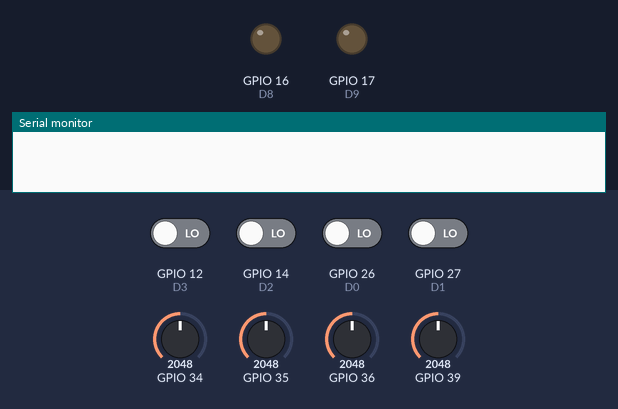
Bench run of a sketch on a simulated ESP32. Shown: output pins drawn as LEDs (lit = HIGH), the last lines printed to the serial monitor. The inputs (shaded band) are chosen by the test bench; at power-on: GPIO 12 (D3), GPIO 14 (D2), GPIO 26 (D0), GPIO 27 (D1) LOW, GPIO 34 = 2048, GPIO 35 = 2048, GPIO 36 = 2048, GPIO 39 = 2048. WiFi joins after 1.5 s; servers stay silent unless stated; no MQTT or app messages arrive unless stated.

Above: at 0.0 s.
At 1.6 s:
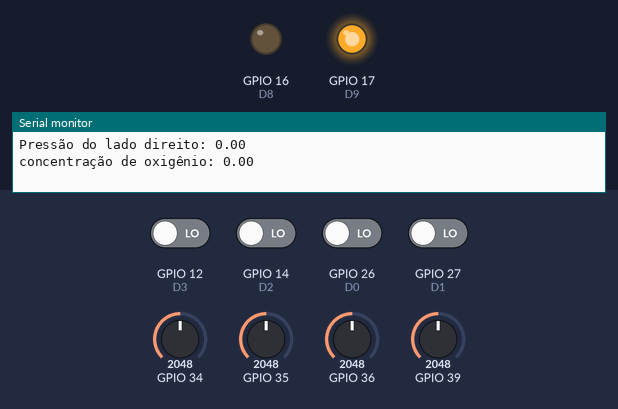
Timing chart, 0 to 3.1 s (numbered marks = the images above):
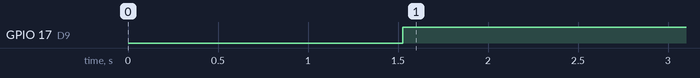

Measured:
- by itself, GPIO 17 (D9): LOW → HIGH at 1.5 s

The sketch:

usina_compilado.ino
```cpp
#include <usina_compilado.h>

/*======================================================================================================
 *                                      IMPREMENTAÇÃO DAS FUNÇÕES
 ======================================================================================================*/
void setup() {
  //inicializações:
  Serial.begin(115200);
    InitOutput();
    initSerial();
    initWiFi();
    initMQTT();
    pinMode(D0, INPUT);  //FALTA DE FASE
    pinMode(D1, INPUT);  //CHAVE LIGA AUTOMATICO
    pinMode(D2, INPUT);  //BOTAO DE EMERGENCIA
//  pinMode(D3, INPUT);  //RELE FALTA DE FASE
    pinMode(D4, INPUT);  //COMPRESSOR ENTRADA DIGITAL
    pinMode(D5, OUTPUT); //COMPRESSOR 01
    pinMode(D6, OUTPUT); //OGP
    pinMode(D7, OUTPUT); //XC1
    pinMode(D8, OUTPUT); //XOGP
    pinMode(D9, OUTPUT); //ALARME

}

/*======================================================================================================
 *                            INICIALIZA A COMUNICAÇÃO SERIAL COM BAURATE 115200
 =======================================================================================================*/

void initSerial() {
  Serial.begin(115200);
}

/*========================================================================================================
*                           INICIALIZA E CONECTA-SE NA REDE WIFI DESEJADA
=========================================================================================================*/

void initWiFi() {
  delay(10);
  Serial.println("------Conexao WI-FI------");
  Serial.print("Conectando-se na rede: ");
  Serial.println(SSID);
  Serial.println("Aguarde");

  reconectWiFi();
}

/*======================================================================================================
 *                              INICIALIZA PARAMETROS DE CONEXÃO MQTT
 *                        Endereço do broker, porta e seta função de callback
 ======================================================================================================*/

void initMQTT() {
  MQTT.setServer(BROKER_MQTT, BROKER_PORT);  //informa qual broker e porta deve ser conectado
  MQTT.setCallback(mqtt_callback);           //atribui função de callback
}

/*=======================================================================================================
 *                                        FUNÇÃO DE CALLBACK
 *          Esta função é chamada toda vez que uma informação de um dos tópicos subescritos chega
 =======================================================================================================*/

void mqtt_callback(char* topic, byte* payload, unsigned int length) {
  String msg;

  //obtem a string do payload recebido
  for (int i = 0; i < length; i++) {
    char c = (char)payload[i];
    msg += c;
  }

  //toma ação dependendo da string recebida:
  //verifica se deve colocar nivel alto de tensão na saída D0:

  if (msg.equals("L")) {
    central = '1';
  }

  //verifica se deve colocar nivel alto de tensão na saída D0:
  if (msg.equals("D")) {
    central = '0';
  }
  Serial.print(central);
}

/*=======================================================================================================
 *                                  RECONECTA-SE AO BROKER MQTT
 *                  Caso ainda não esteja conectado ou em caso de a conexão cair
 *             Em caso de sucesso na conexão ou reconexão, o subscribe dos tópicos é refeito.
 =======================================================================================================*/

void reconnectMQTT() {
  while (!MQTT.connected()) {
    Serial.print("* Tentando se conectar ao Broker MQTT: ");
    Serial.println(BROKER_MQTT);
    if (MQTT.connect(ID_MQTT)) {
      Serial.println("Conectado com sucesso ao broker MQTT!");
      MQTT.subscribe(TOPICO_SUBSCRIBE);
    } else {
      Serial.println("Falha ao reconectar no broker.");
      Serial.println("Havera nova tentatica de conexao em 2s");
      delay(2000);
    }
  }
}

/*====================================================================================================
*                                       RECONECTA-SE AO WIFI
======================================================================================================*/

void reconectWiFi() {
  //se já está conectado a rede WI-FI, nada é feito.
  //Caso contrário, são efetuadas tentativas de conexão
  if (WiFi.status() == WL_CONNECTED)
    return;

  WiFi.begin(SSID, PASSWORD);  // Conecta na rede WI-FI

  while (WiFi.status() != WL_CONNECTED) {
    delay(100);
    Serial.print(".");
  }

  Serial.println();
  Serial.print("Conectado com sucesso na rede ");
  Serial.print(SSID);
  Serial.println("IP obtido: ");
  Serial.println(WiFi.localIP());
}

/*======================================================================================================
 *                      VERIFICA O ESTADO ATUAL DAS CONEXÕES WIFI E AO BROKER MQTT
 *                  Em caso de desconexão (qualquer uma das duas), a conexão é refeita.
 =====================================================================================================*/

void VerificaConexoesWiFIEMQTT(void) {
  if (!MQTT.connected())
    reconnectMQTT();  //se não há conexão com o Broker, a conexão é refeita

  reconectWiFi();  //se não há conexão com o WiFI, a conexão é refeita
}

/*=====================================================================================================
*                                ENVIA AO BROKER O ESTADO ATUAL DO OUTPUT
======================================================================================================*/

void EnviaEstadoOutputMQTT(void) {
  if (statecompressor1 == '0')
    MQTT.publish(TOPICO_PUBLISH1, "0");

  if (statecompressor1 == '1')
    MQTT.publish(TOPICO_PUBLISH1, "1");

  Serial.println("- Estado do compressor 1 enviado ao broker!");
    Serial.println(statecompressor1);

  delay(1000);
/*  if (statecompressor2 == '0')
    MQTT.publish(TOPICO_PUBLISH2, "D");

  if (statecompressor2 == '1')
    MQTT.publish(TOPICO_PUBLISH2, "L");

  Serial.println("- Estado do compressor 2 enviado ao broker!");
      Serial.println(statecompressor2);

  delay(1000);
*/
  if (usina == '0')
    MQTT.publish(TOPICO_PUBLISH4, "D");

  if (usina == '1')
    MQTT.publish(TOPICO_PUBLISH4, "L");

  Serial.println("- Estado da usina enviado ao broker!");
      Serial.println(usina);

  delay(1000);
}

/*================================================================================================
 *                           INICIALIZA O OUTPUT EM NIVEL LOGICO BAIXO
 ==================================================================================================*/

void InitOutput(void) {

    pinMode(D5, OUTPUT); //COMPRESSOR 01
    pinMode(D6, OUTPUT); //OGP
    pinMode(D7, OUTPUT); //XC1
    pinMode(D8, OUTPUT); //XOGP
    pinMode(D9, OUTPUT); //ALARME

}
void InitInput(void) {

    pinMode(D0, INPUT);  //FALTA DE FASE
    pinMode(D1, INPUT);  //CHAVE LIGA AUTOMATICO
    pinMode(D2, INPUT);  //BOTAO DE EMERGENCIA
//  pinMode(D3, INPUT);  //RELE FALTA DE FASE
    pinMode(D4, INPUT);   //COMPRESSOR ENTRADA DIGITAL
}

/*===================================================================================================
*                                         PROGRAMA PRINCIPAL
=====================================================================================================*/

void loop(){

/*==================================================================================================
*                              CONTROLA A ENTRADA E SAIDA DOS COMPRESSORES
====================================================================================================*/
  statecompressor1 = digitalRead(D5);
//statecompressor2 = digitalRead(D10);
  usina = digitalRead(D6);
  automatico = digitalRead(D1);
  RST = digitalRead(D0);
  emergencia = digitalRead(D2);
  compressorINPUT = digitalRead(D3);

  Serial.println("RST: ");
  Serial.println(RST);
  Serial.println("automatico: ");
  Serial.println(automatico);
  Serial.println("emergencia: ");
  Serial.println(emergencia);

  if (compressorINPUT == 1) {
          MQTT.publish(TOPICO_PUBLISH9, "1");
    digitalWrite(D7, HIGH);
   }
  if (compressorINPUT == 0){
          MQTT.publish(TOPICO_PUBLISH9, "0");
    digitalWrite(D7, LOW);
    }

  if (central == '1')
  {
    digitalWrite(D6, HIGH);
    digitalWrite(D8, HIGH);
          MQTT.publish(TOPICO_PUBLISH10, "1");

  }
  if (RST == 1){
    digitalWrite(D9, LOW);
        MQTT.publish(TOPICO_PUBLISH7, "1");

  }
  if (emergencia == 1)
  {
    digitalWrite(D9, LOW);
        MQTT.publish(TOPICO_PUBLISH8, "1");

  }
    if ((automatico == 1) && (leitura < 6.00))
      {
      //if (tempo == 1)
     //{

    digitalWrite(D5, HIGH);
    //}

     }
//      if (tempo == 0)
//      {
//        if (leitura < 6)
//           {
//            digitalWrite(D6, HIGH);
//           }
//      }
  if ((automatico == 1) && (leitura > 9.00))
  {
      digitalWrite(D5, LOW);
  }


if (automatico == 0) {
  Serial.println("======== SISTEMA EM MANUAL========");
  Serial.println(" ");
    digitalWrite(D5, LOW);
    digitalWrite(D7, LOW);
}
if (emergencia == 0) {
  Serial.println("======= BOTÃO DE EMERGENCIA ACIONADO =======");
  Serial.println(" ");
      digitalWrite(D9, HIGH);
      digitalWrite(D5, LOW);
      digitalWrite(D7, LOW);
          MQTT.publish(TOPICO_PUBLISH8, "0");

}
if (RST == 0) {
  Serial.println("=========== FALTA DE FASE ==========");
  Serial.println(" ");
      digitalWrite(D9, HIGH);
          MQTT.publish(TOPICO_PUBLISH7, "0");

}
if (central == '0')
  {
   // digitalWrite(D5, LOW);
    digitalWrite(D6, LOW);
   // digitalWrite(D7, LOW);
    digitalWrite(D8, LOW);
          MQTT.publish(TOPICO_PUBLISH10, "0");

  }

/*====================================================================================================
*                             MONITORA E ESCREVE O STATUS DOS COMPRESSORES
======================================================================================================*/

  {
    Serial.println("======= STATUS COMPRESSORES =======");
    Serial.print("compressor1: ");
    Serial.println(statecompressor1);
    Serial.print("compressor2: ");
    Serial.println(statecompressor2);
    Serial.println(" ");
  }

/*================================================================================================
*                        MONITORA E ESCREVE O STATUS DOS SENSORES NO MONITOR
==================================================================================================*/

  {
    Serial.println("======= NOVA LEITURA =======");
    Serial.print("Pressão dos compressores: ");
    Serial.println(leitura);
    Serial.print("Pressão do lado direito: ");
    Serial.println(direito);
    Serial.print("concentração de oxigênio: ");
    Serial.println(oxigenio);
    Serial.println(" ");
  }

   /*=================================================================================================
  *                 LEITURA E ENVIO DOS DADOS DO SENSOR DE PRESSÃO DOS COMPRESSORES
  ====================================================================================================*/

  leitura = (readAnalogAverage(A0) -590);
  pressao = (leitura * 20 / 4095);
  char TEMP[5];
  String CUR = String(pressao, 1);
  CUR.toCharArray(TEMP, 4);
  strcpy(payload, "");
  strcat(payload, TEMP);
  strcat(payload, "");
  strcat(payload, timestamp);
  strcat(payload, "");
  Serial.print("Payload pressão dos compressores: ");
  Serial.println(payload);
  MQTT.publish(TOPICO_PUBLISH, payload);

  /*=================================================================================================
  *                            LEITURA E ENVIO DOS DADOS DO SENSOR DE OXIGENIO
  ==================================================================================================*/

  oxigenio = (readAnalogAverage(A1) -590);
  concentracao = (oxigenio * 100 / 4095);
  char TEMP1[5];
  String CUR1 = String(concentracao, 1);
  CUR1.toCharArray(TEMP1, 4);
  strcpy(payload1, "");
  strcat(payload1, TEMP1);
  strcat(payload1, "");
  strcat(payload1, timestamp1);
  strcat(payload1, "");
  Serial.print("Payload concentração de oxigênio: ");
  Serial.println(payload1);
  MQTT.publish(TOPICO_PUBLISH3, payload1);
  delay(1000);

  /*=================================================================================================
  *                           LEITURA E ENVIO DOS DADOS DOS SENSORES DO BLOCO CENTRAL
  ====================================================================================================*/

  esquerdo = (readAnalogAverage(A2) - 590);
  cilindroEsq = (esquerdo * 20 / 4095);
  char TEMP2[5];
  String CUR2 = String(cilindroEsq, 3);
  CUR2.toCharArray(TEMP2, 8);
  strcpy(payload2, "");
  strcat(payload2, TEMP2);
  strcat(payload2, "");
  strcat(payload2, timestamp2);
  strcat(payload2, "");
  Serial.print("Payload pressão do lado esquerdo: ");
  Serial.println(payload2);
  MQTT.publish(TOPICO_PUBLISH5, payload2);

/*-----------------------------------------------------------------------------------------------------------------*/

  direito = (readAnalogAverage(A3) - 590);
  cilindroDir = (direito * 300 / 4095);
  char TEMP3[5];
  String CUR3 = String(cilindroDir, 3);
  CUR3.toCharArray(TEMP3, 8);
  strcpy(payload3, "");
  strcat(payload3, TEMP3);
  strcat(payload3, "");
  strcat(payload3, timestamp3);
  strcat(payload3, "");
  Serial.print("Payload pressão do lado direito: ");
  Serial.println(payload3);
  MQTT.publish(TOPICO_PUBLISH6, payload3);

  //garante funcionamento das conexões WiFi e ao broker MQTT
  VerificaConexoesWiFIEMQTT();

  //envia o status de todos os outputs para o Broker no protocolo esperado
  EnviaEstadoOutputMQTT();

  //keep-alive da comunicação com broker MQTT
  MQTT.loop();
}
```

Source omitted: usina_compilado.h (5698 bytes)
